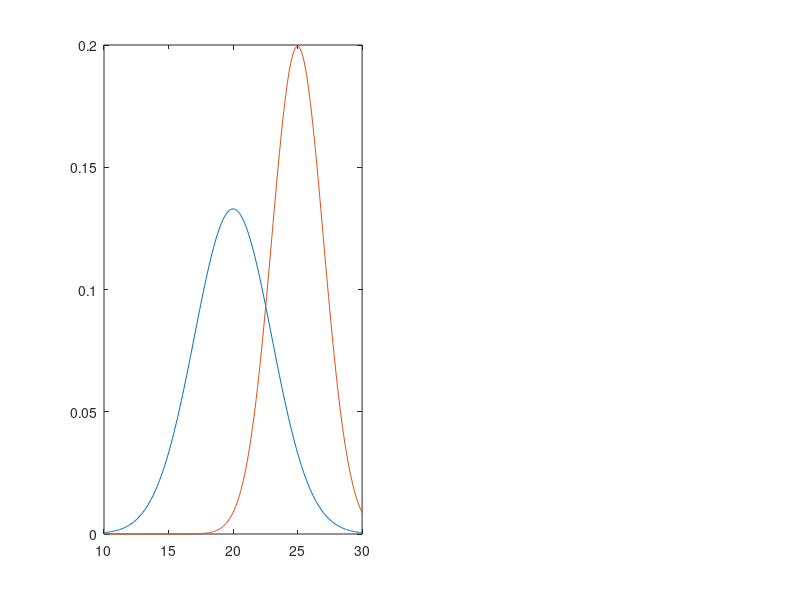

Reproduce this figure in MATLAB. (Note: this script raises an error after producing the figure.)
%Ejercicio 1:
clear all; close all; clc;
%a:
randn('seed',0);
%b:
Mw1=20; Mw2=25;
Dw1=3;  Dw2=2;
x=10:0.1:30;
Nw1=5000*0.5;   Nw2=5000*0.5;
w1=normpdf(x,Mw1,Dw1);
w2=normpdf(x,Mw2,Dw2);
plot(x,w1);hold on;
plot(x,w2);hold off;
Nx1=round(Mw1+randn(1,Nw1)*Dw1);
Nx2=round(Mw2+randn(1,Nw2)*Dw2);
%c:
M1=mean(Nx1);   D1=std(Nx1);
M2=mean(Nx2);   D2=std(Nx2);
%Viendo los resultados, un numero entre 17-23 sera clase A y un numero
%entre 23-27 sera clase B.
%d:
Nw1=5000*0.7;   Nw2=5000*0.3;
x=10:0.1:30;
w1=normpdf(x,Mw1,Dw1);
w2=normpdf(x,Mw2,Dw2);
plot(x,w1);hold on;
plot(x,w2);hold off;
Nx1=round(Mw1+randn(1,Nw1)*Dw1);
Nx2=round(Mw2+randn(1,Nw2)*Dw2);
M1=mean(Nx1);    D1=std(Nx1);
M2=mean(Nx2);    D2=std(Nx2);
%Viendo los resultados, un numero entre 17-23 sera clase A y un numero
%entre 23-27 sera clase B.
%e:
x=10:0.1:30;
w1=normpdf(x,Mw1,Dw1);
w2=normpdf(x,Mw2,Dw2);
plot(x,w1);hold on;
plot(x,w2);hold off;
Nw1=5000*0.3;   Nw2=5000*0.7;
Nx1=round(Mw1+randn(1,Nw1)*Dw1);
Nx2=round(Mw2+randn(1,Nw2)*Dw2);
M1=mean(Nx1);    D1=std(Nx1);
M2=mean(Nx2);    D2=std(Nx2);
%Viendo los resultados, un numero entre 17-23 sera clase A y un numero
%entre 23-27 sera clase B.
%Con esta estimacion tan basica la frontera de decision no varia, lo cual
%no tiene sentido a nivel riguroso ya que hay un numero desproporcionado de
%datos en una de las dos clases.

%Ejercicio 2:
%a:
Nw1=5000*0.5;   Nw2=5000*0.5;
x=10:0.1:30;
w1=normpdf(x,Mw1,Dw1);
w2=normpdf(x,Mw2,Dw2);
subplot(1,2,1);plot(x,w1);hold on;
subplot(1,2,1);plot(x,w2);hold off;
X=[Mw1+randn(1,Nw1)*Dw1,Mw2+randn(1,Nw2)*Dw2];
Y=[ones(1,Nw1),2*ones(1,Nw2)];
[X,Y]=shuffle(X,Y);
x=X(1:1000);
y=Y(1:1000);
%Metodo de la distancia minima:
m1=mean(x(find(y==1)));
m2=mean(x(find(y==2)));
s1=std(x(find(y==1)));
s2=std(x(find(y==2)));
Pw1=length(find(y==1))/length(y);
Pw2=length(find(y==2))/length(y);
%Dibujo:
A=s1*s1-s2*s2;
B=2*(m1*s2*s2-m2*s1*s1);
C=2*s1*s1*s2*s2*(log(Pw1)-log(Pw2)-log(s1)+log(s2))+s1*s1*m2*m2-s2*s2*m1*m1;
x1=(-B+sqrt(B*B-4*A*C))/2/A;
x2=(-B-sqrt(B*B-4*A*C))/2/A;
xi=10:0.1:30;
subplot(1,2,2);plot(xi,log(Pw1*normpdf(xi,m1,s1)));hold on;
subplot(1,2,2);plot(xi,log(Pw2*normpdf(xi,m2,s2)),'r');hold off;
%La frontera de decision es 22.5, este metodo es mucho mejor y daria
%diferentes resultados si lo aplicas a proporciones desiguales.
%b:
Nw1=5000*0.2;   Nw2=5000*0.8;
x=10:0.1:30;
w1=normpdf(x,Mw1,Dw1);
w2=normpdf(x,Mw2,Dw2);
subplot(1,2,1);plot(x,w1);hold on;
subplot(1,2,1);plot(x,w2);hold off;
X=[Mw1+randn(1,Nw1)*Dw1,Mw2+randn(1,Nw2)*Dw2];
Y=[ones(1,Nw1),2*ones(1,Nw2)];
[X,Y]=shuffle(X,Y);
x=X(1:1000);
y=Y(1:1000);
%Metodo de la distancia minima:
m1=mean(x(find(y==1)));
m2=mean(x(find(y==2)));
s1=std(x(find(y==1)));
s2=std(x(find(y==2)));
Pw1=length(find(y==1))/length(y);
Pw2=length(find(y==2))/length(y);
%Dibujo:
A=s1*s1-s2*s2;
B=2*(m1*s2*s2-m2*s1*s1);
C=2*s1*s1*s2*s2*(log(Pw1)-log(Pw2)-log(s1)+log(s2))+s1*s1*m2*m2-s2*s2*m1*m1;
x1=(-B+sqrt(B*B-4*A*C))/2/A;
x2=(-B-sqrt(B*B-4*A*C))/2/A;
xi=10:0.1:30;
subplot(1,2,2);plot(xi,log(Pw1*normpdf(xi,m1,s1)));hold on;
subplot(1,2,2);plot(xi,log(Pw2*normpdf(xi,m2,s2)),'r');hold off;
%Ahora la frontera de decision es 21.8, con esto podemos ver que con este
%metodo si cambia , no como el metodo anterior. Podemos concluir que este
%metodo es mejor.
